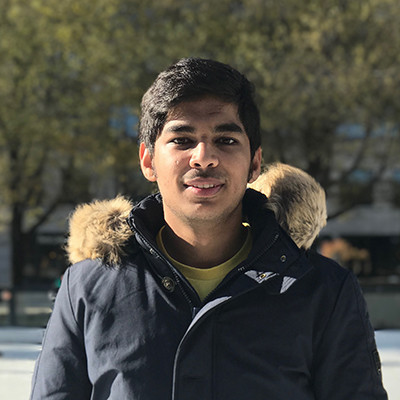
#> input picture profile.jpg, 400 x 400 px, given in place of sample.bmp, which was not available
$ python testingpage2.py
#> lines starting #> are read from the running program, lines starting #| are printed output that depends on the picture; pictures that were not available may be replaced by others from this repository, and a replacement may not be noted
#> further down, image is the input picture: shape (400, 400, 3); mean R, G, B 77.2, 75.2, 66.3
import numpy as np
import imageio.v3 as iio
import matplotlib.pyplot as plt
import cv2
import scipy.fftpack

def rgb_to_ycbcr(image):
    """
    Convert an RGB image to YCbCr and return separate Y, Cb, and Cr images.
    Parameters: a numpy array representing the RGB image.
    Returns: Y, Cb, Cr: numpy arrays representing the Y, Cb, and Cr components.
    """
    img_array = np.array(image, dtype=float)

    # Separate the RGB channels
    R = img_array[:, :, 0]
    G = img_array[:, :, 1]
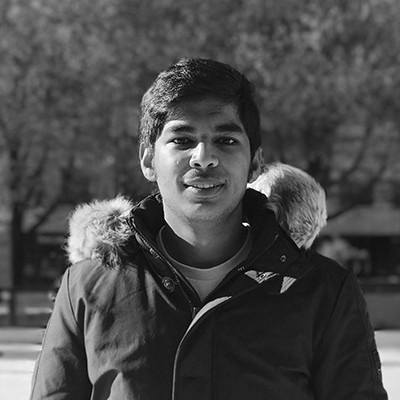
#> G: shape (400, 400) float64; min 0, max 255, mean 75.2
    B = img_array[:, :, 2]
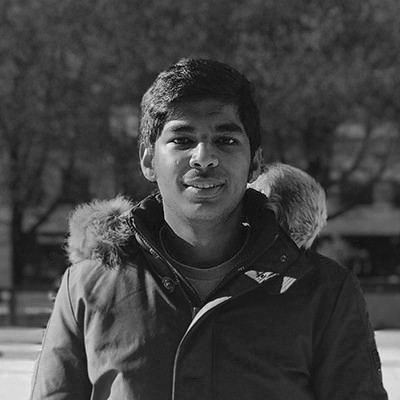
#> B: shape (400, 400) float64; min 0, max 253, mean 66.3

    Y = 0.299 * R + 0.587 * G + 0.114 * B
    Cb = 128 - 0.168736 * R - 0.331264 * G + 0.5 * B
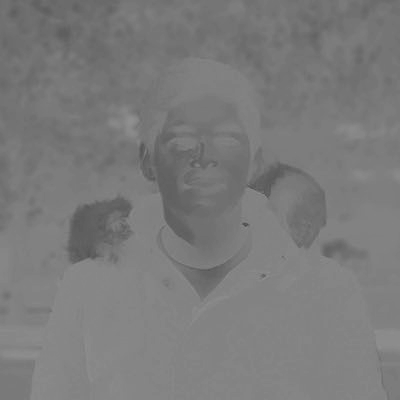
#> Cb: shape (400, 400) float64; min 74.66, max 144.7, mean 123.2
    Cr = 128 + 0.5 * R - 0.418688 * G - 0.081312 * B
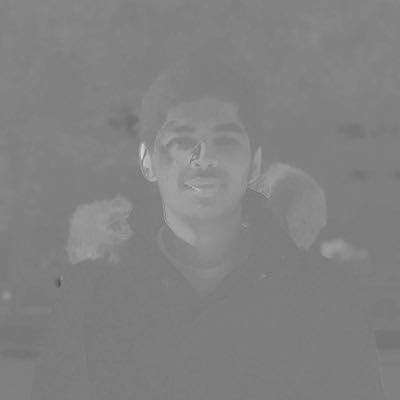
#> Cr: shape (400, 400) float64; min 78.14, max 213.7, mean 129.7

    return Y, Cb, Cr

def save_component_image(component, filename):
    """
    Save a single Y, Cb, or Cr component as an image.

    Parameters:
    - component: a numpy array representing the Y, Cb, or Cr component.
    - filename: the name of the file to save the image as.
    """
#> called with filename = 'Y_component.bmp'
    component_uint8 = np.uint8(component)
    iio.imwrite(filename, component_uint8)

def apply_420_subsampling(Cb, Cr):
    """
    Apply 4:2:0 subsampling to the Cb and Cr components.

    Parameters:
    - Cb: numpy array representing the Cb component.
    - Cr: numpy array representing the Cr component.

    Returns:
    - Cb_subsampled, Cr_subsampled: numpy arrays representing the subsampled Cb and Cr components.
    """
    # Perform 4:2:0 subsampling
    Cb_subsampled = Cb[::2, ::2]  # Take every second row and column
    Cr_subsampled = Cr[::2, ::2]  # Take every second row and column

    return Cb_subsampled, Cr_subsampled

def ycbcr_to_rgb(Y, Cb_subsampled, Cr_subsampled):
    """
    Convert YCbCr components back to RGB.

    Parameters:
    - Y: numpy array representing the Y component.
    - Cb_subsampled: numpy array representing the subsampled Cb component.
    - Cr_subsampled: numpy array representing the subsampled Cr component.

    Returns:
    - rgb_image: numpy array representing the reconstructed RGB image.
    """
    # Upsample Cb and Cr components to match Y size (repeat rows and columns)
    height, width = Y.shape
#> height = 400; width = 400
    Cb_upsampled = np.repeat(np.repeat(Cb_subsampled, 2, axis=0), 2, axis=1)
    Cr_upsampled = np.repeat(np.repeat(Cr_subsampled, 2, axis=0), 2, axis=1)

    # Perform inverse YCbCr to RGB conversion
    R = Y + 1.402 * (Cr_upsampled - 128)
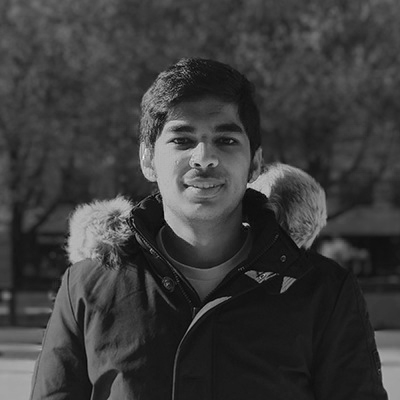
#> R: shape (400, 400) float64; min -12.25, max 364.2, mean 77.2; drawn with min black and max white
    G = Y - 0.344136 * (Cb_upsampled - 128) - 0.714136 * (Cr_upsampled - 128)
    B = Y + 1.772 * (Cb_upsampled - 128)
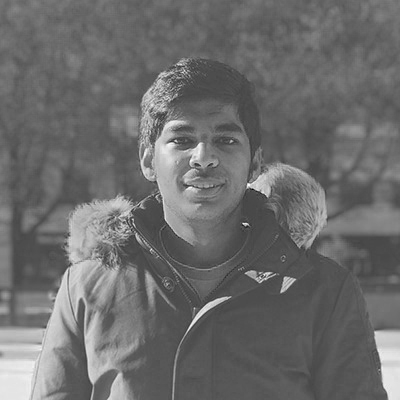
#> B: shape (400, 400) float64; min -71.48, max 251, mean 66.2; drawn with min black and max white

    # Stack R, G, B channels and clip values to [0, 255]
    rgb_image = np.stack((R, G, B), axis=-1)
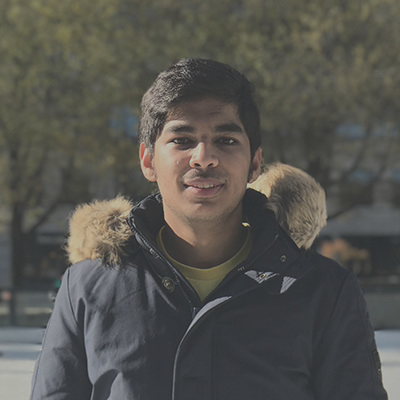
#> rgb_image: shape (400, 400, 3) float64; mean of channels 0, 1, 2 77.2, 75.2, 66.2; drawn with min black and max white
    rgb_image = np.clip(rgb_image, 0, 255)
    rgb_image = np.uint8(rgb_image)

    return rgb_image

# Example usage:
image_path = 'sample.bmp'
image = iio.imread(image_path)
Y, Cb, Cr = rgb_to_ycbcr(image)

# Save the Y, Cb, and Cr images
save_component_image(Y, 'Y_component.bmp')
save_component_image(Cb, 'Cb_component.bmp')
save_component_image(Cr, 'Cr_component.bmp')

# To visualize the components
plt.figure(figsize=(10, 3))

plt.subplot(1, 3, 1)
plt.imshow(Y, cmap='gray')
plt.title("Y Component")

plt.subplot(1, 3, 2)
plt.imshow(Cb, cmap='gray')
plt.title("Cb Component")

plt.subplot(1, 3, 3)
plt.imshow(Cr, cmap='gray')
plt.title("Cr Component")

plt.show()

Cb_subsampled, Cr_subsampled = apply_420_subsampling(Cb, Cr)

# Visualize the original and subsampled Cb and Cr components
plt.figure(figsize=(10, 3))

plt.subplot(1, 2, 1)
plt.imshow(Cb, cmap='gray')
plt.title("Original Cb Component")

plt.subplot(1, 2, 2)
plt.imshow(Cb_subsampled, cmap='gray')
plt.title("Subsampled Cb Component")

plt.show()

plt.figure(figsize=(10, 3))

plt.subplot(1, 2, 1)
plt.imshow(Cr, cmap='gray')
plt.title("Original Cr Component")

plt.subplot(1, 2, 2)
plt.imshow(Cr_subsampled, cmap='gray')
plt.title("Subsampled Cr Component")

plt.show()

# Convert YCbCr components back to RGB
reconstructed_rgb_image = ycbcr_to_rgb(Y, Cb_subsampled, Cr_subsampled)

# Display the reconstructed RGB image
plt.imshow(reconstructed_rgb_image)
plt.title("Reconstructed RGB Image")
plt.show()

# Convert using your function
Y, Cb, Cr = rgb_to_ycbcr(image)

# Convert using OpenCV
image_ycbcr = cv2.cvtColor(image, cv2.COLOR_RGB2YCrCb)
#> image_ycbcr: shape (400, 400, 3); mean of channels 0, 1, 2 74.8, 129.7, 123.2
Y_cv = image_ycbcr[:, :, 0]
Cb_cv = image_ycbcr[:, :, 1]
Cr_cv = image_ycbcr[:, :, 2]

# Plot the results for comparison
plt.figure(figsize=(15, 5))

plt.subplot(2, 3, 1)
plt.imshow(Y, cmap='gray')
plt.title("Y Component (Custom)")

plt.subplot(2, 3, 2)
plt.imshow(Cb, cmap='gray')
plt.title("Cb Component (Custom)")

plt.subplot(2, 3, 3)
plt.imshow(Cr, cmap='gray')
plt.title("Cr Component (Custom)")

plt.subplot(2, 3, 4)
plt.imshow(Y_cv, cmap='gray')
plt.title("Y Component (OpenCV)")

plt.subplot(2, 3, 5)
plt.imshow(Cb_cv, cmap='gray')
plt.title("Cb Component (OpenCV)")

plt.subplot(2, 3, 6)
plt.imshow(Cr_cv, cmap='gray')
plt.title("Cr Component (OpenCV)")

plt.show()

# Subsample using your function
Cb_subsampled, Cr_subsampled = apply_420_subsampling(Cb, Cr)

# Subsample using OpenCV (4:2:0 subsampling)
Cb_subsampled_cv = Cb_cv[::2, ::2]
Cr_subsampled_cv = Cr_cv[::2, ::2]

# Plot the results for comparison
plt.figure(figsize=(15, 5))

plt.subplot(2, 2, 1)
plt.imshow(Cb_subsampled, cmap='gray')
plt.title("Subsampled Cb (Custom)")

plt.subplot(2, 2, 2)
plt.imshow(Cr_subsampled, cmap='gray')
plt.title("Subsampled Cr (Custom)")

plt.subplot(2, 2, 3)
plt.imshow(Cb_subsampled_cv, cmap='gray')
plt.title("Subsampled Cb (OpenCV)")

plt.subplot(2, 2, 4)
plt.imshow(Cr_subsampled_cv, cmap='gray')
plt.title("Subsampled Cr (OpenCV)")

plt.show()

# Convert YCbCr components back to RGB
reconstructed_rgb_image = ycbcr_to_rgb(Y, Cb_subsampled, Cr_subsampled)

# Plot the reconstructed image and original image
plt.figure(figsize=(15, 5))

plt.subplot(1, 2, 1)
plt.imshow(reconstructed_rgb_image)
plt.title("Reconstructed RGB Image (Custom)")

plt.subplot(1, 2, 2)
plt.imshow(image)
plt.title("Original RGB Image")

plt.show()

$ run again, on profile2.jpg
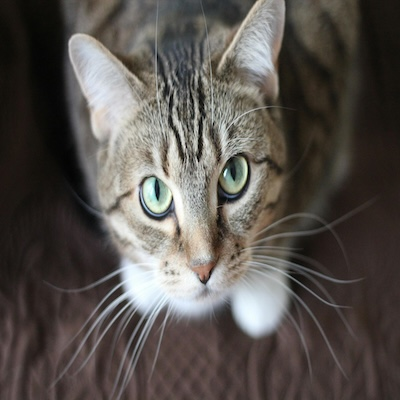
#> input picture profile2.jpg, 400 x 400 px, given in place of sample.bmp, which was not available
#> image is the input picture: shape (400, 400, 3); mean R, G, B 87.7, 82.4, 77.9
#> in rgb_to_ycbcr, `Cb = 128 - 0.168736 * R - 0.331264 * G + 0.5 * B`:
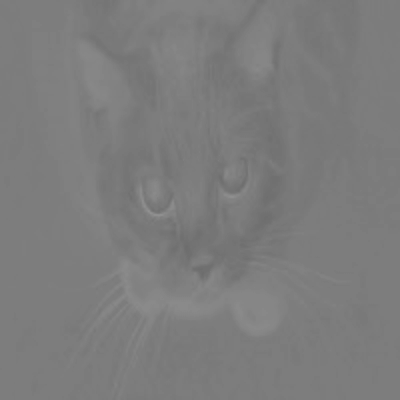
#> Cb: shape (400, 400) float64; min 109.9, max 145, mean 124.9
#> `plt.show()`:
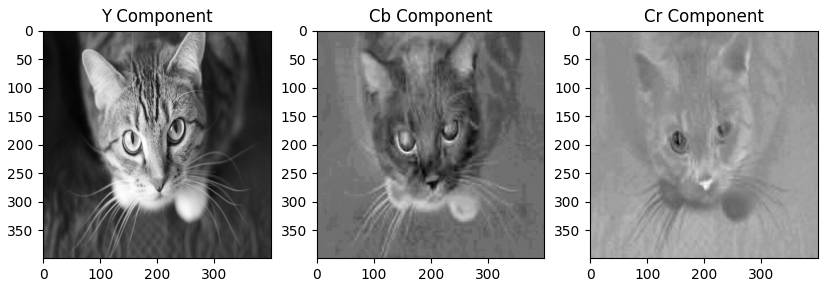
#> figure drawn by matplotlib, 3 panels
#> image_ycbcr: shape (400, 400, 3); mean of channels 0, 1, 2 83.4, 131, 124.9

$ run again, on reconstructed_image.jpg
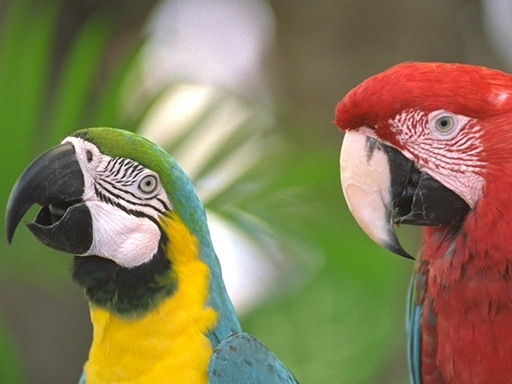
#> input picture reconstructed_image.jpg, 512 x 384 px, given in place of sample.bmp, which was not available
#> image is the input picture: shape (384, 512, 3); mean R, G, B 135.1, 123.8, 86.5
#> in ycbcr_to_rgb, `R = Y + 1.402 * (Cr_upsampled - 128)`:
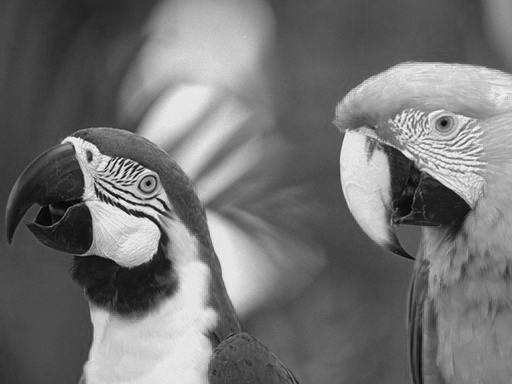
#> R: shape (384, 512) float64; min 14.11, max 280.6, mean 135.1; drawn with min black and max white
#> in ycbcr_to_rgb, `rgb_image = np.stack((R, G, B), axis=-1)`:
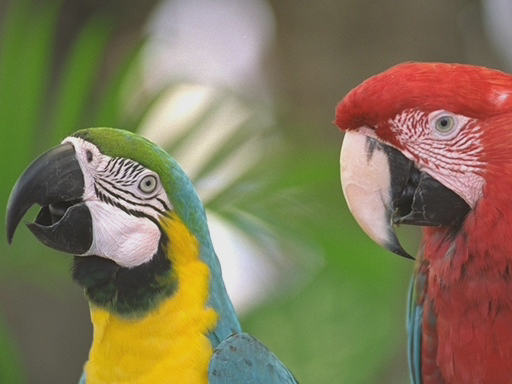
#> rgb_image: shape (384, 512, 3) float64; mean of channels 0, 1, 2 135.1, 123.8, 86.6; drawn with min black and max white
#> image_ycbcr: shape (384, 512, 3); mean of channels 0, 1, 2 122.9, 136.7, 107.4
